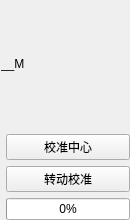
<?xml version="1.0" encoding="UTF-8"?>
<ui version="4.0">
 <class>h2JoystickCali</class>
 <widget class="QWidget" name="h2JoystickCali">
  <property name="geometry">
   <rect>
    <x>0</x>
    <y>0</y>
    <width>130</width>
    <height>214</height>
   </rect>
  </property>
  <property name="sizePolicy">
   <sizepolicy hsizetype="Preferred" vsizetype="Maximum">
    <horstretch>0</horstretch>
    <verstretch>0</verstretch>
   </sizepolicy>
  </property>
  <property name="windowTitle">
   <string>校正摇杆</string>
  </property>
  <layout class="QGridLayout" name="gridLayout">
   <property name="leftMargin">
    <number>0</number>
   </property>
   <property name="topMargin">
    <number>0</number>
   </property>
   <property name="rightMargin">
    <number>0</number>
   </property>
   <property name="bottomMargin">
    <number>0</number>
   </property>
   <item row="2" column="1">
    <widget class="QPushButton" name="PB_joystickCaliRot">
     <property name="text">
      <string>转动校准</string>
     </property>
    </widget>
   </item>
   <item row="3" column="1">
    <widget class="QProgressBar" name="progressBar">
     <property name="value">
      <number>0</number>
     </property>
    </widget>
   </item>
   <item row="1" column="1">
    <widget class="QPushButton" name="PB_joystickCaliCenter">
     <property name="text">
      <string>校准中心</string>
     </property>
    </widget>
   </item>
   <item row="0" column="0" colspan="2">
    <layout class="QHBoxLayout" name="horizontalLayout">
     <item>
      <widget class="QLabel" name="LBL_movie">
       <property name="minimumSize">
        <size>
         <width>128</width>
         <height>128</height>
        </size>
       </property>
       <property name="maximumSize">
        <size>
         <width>128</width>
         <height>128</height>
        </size>
       </property>
       <property name="text">
        <string>__M</string>
       </property>
      </widget>
     </item>
    </layout>
   </item>
  </layout>
 </widget>
 <layoutdefault spacing="6" margin="11"/>
 <resources/>
 <connections/>
</ui>
